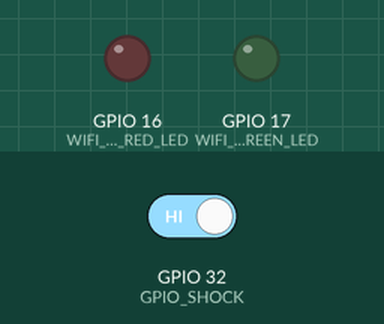
A sketch run on a simulated ESP32. Parts: output pins drawn as LEDs (lit = HIGH). The test bench sets the inputs (shaded band); at power-on: GPIO 32 (GPIO_SHOCK) HIGH.

Above: at 1.2 s.
1.3 s: GPIO 32 (GPIO_SHOCK) driven LOW
At 2.2 s:
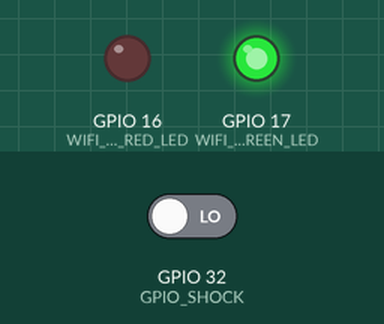
2.8 s: GPIO 32 (GPIO_SHOCK) driven HIGH
At 3.5 s:
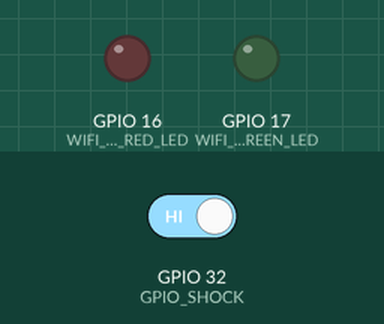
Timing chart, 0 to 5.8 s (numbered marks = the images above; inputs shaded):
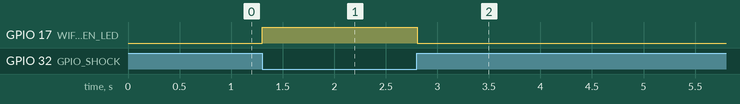

Measured:
- after the input at 1.3 s, GPIO 17 (WIFI_GPIO_GREEN_LED): LOW → HIGH at once
- after the input at 2.8 s, GPIO 17 (WIFI_GPIO_GREEN_LED): HIGH → LOW at once

The sketch:

Lab11_KY031.ino
```cpp
int WIFI_GPIO_GREEN_LED = 17;
int WIFI_GPIO_RED_LED = 16;
int GPIO_SHOCK = 32;
int alarmCount = 10; // 震動達幾次跳紅色警示燈

int preShockValue = 0;
int shockCount = 0;

void setup()
{
  Serial.begin(115200);

  // 設定 GPIO Pin 腳位
  pinMode(WIFI_GPIO_GREEN_LED, OUTPUT);
  pinMode(WIFI_GPIO_RED_LED, OUTPUT);
	pinMode(GPIO_SHOCK, INPUT);

  // 清除預設值
  digitalWrite(WIFI_GPIO_GREEN_LED, LOW);
  digitalWrite(WIFI_GPIO_RED_LED, LOW);
  // digitalWrite(GPIO_SHOCK, HIGH);
}

void loop()
{
  int shockValue = digitalRead(GPIO_SHOCK);

  // 連續震動判斷，必須是不同震動才累加次數，若前一次都是也是低電位，視為相同震動
  if(shockValue == LOW && shockValue != preShockValue)
    shockCount += 1;

  preShockValue = shockValue;

	if(shockValue == HIGH)
		digitalWrite(WIFI_GPIO_GREEN_LED, LOW);
	else
  {
		digitalWrite(WIFI_GPIO_GREEN_LED, HIGH);
    vTaskDelay(10 / portTICK_PERIOD_MS);
  }

  if(shockCount >= alarmCount)
		digitalWrite(WIFI_GPIO_RED_LED, HIGH);
}
```
